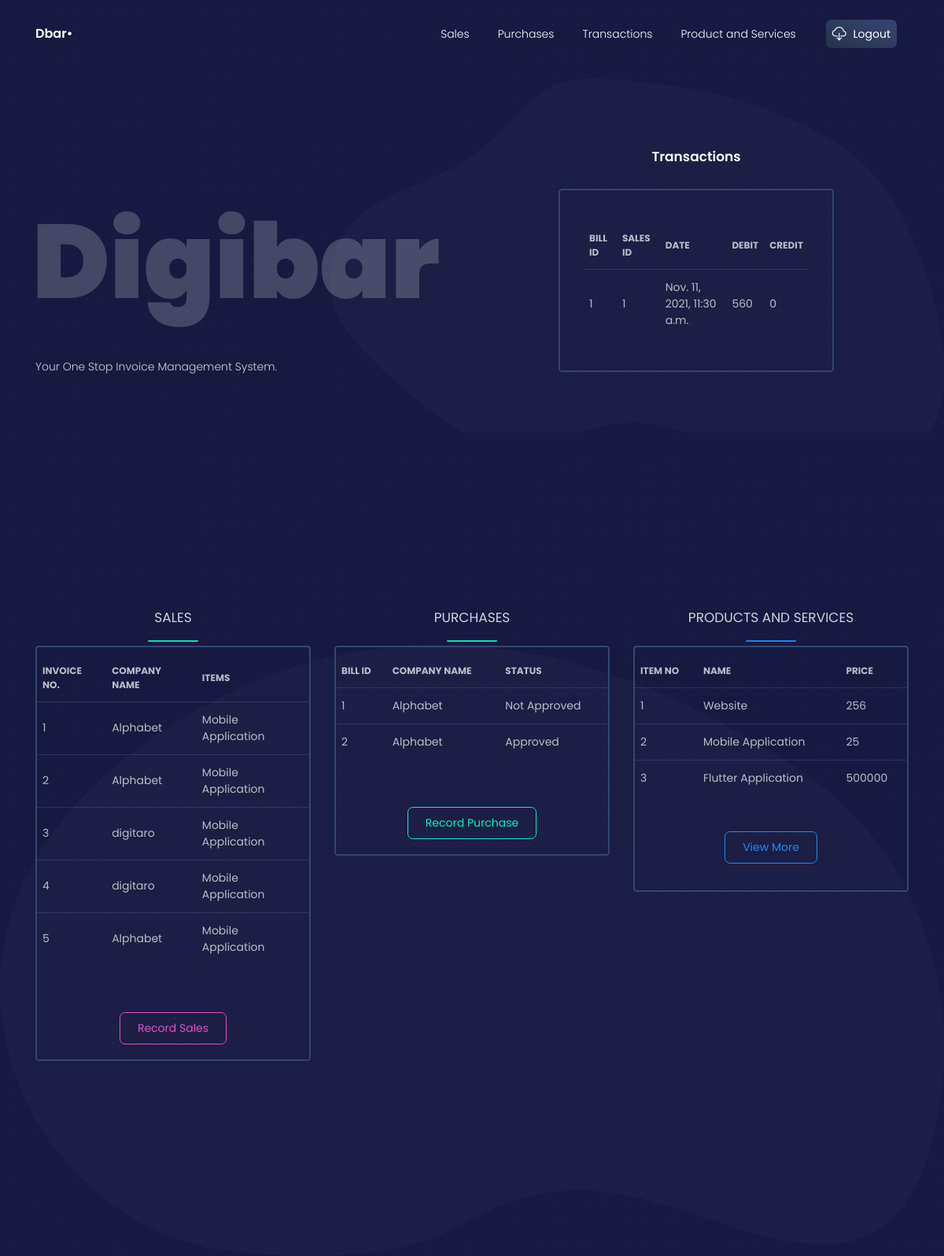
The app's page /dashboard (signed in), older data.
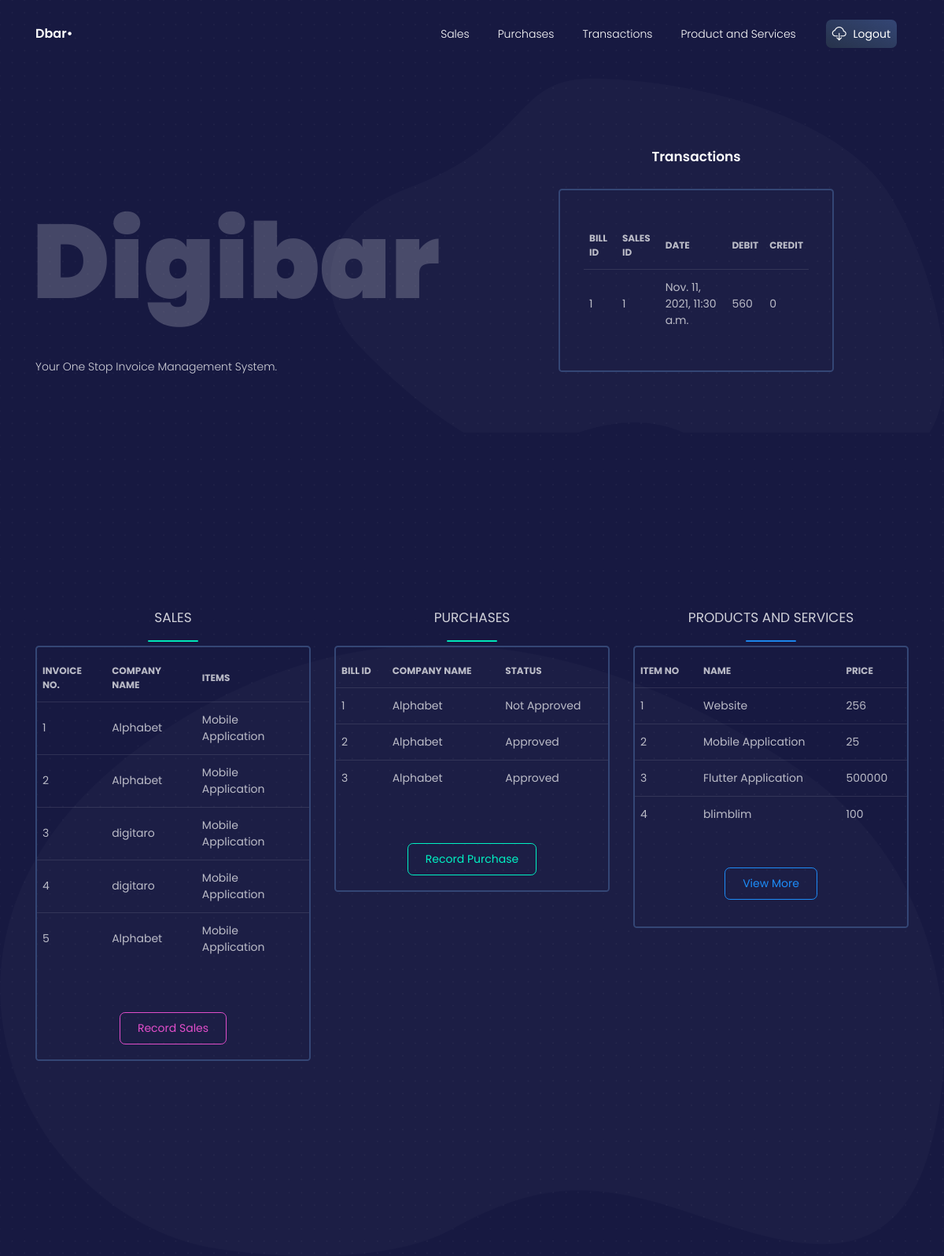
The same page, newer data.
### crm/models.py (models this page shows, shortened)
class Transaction(models.Model):
    transactionID = models.AutoField(primary_key=True)
    billID = models.ForeignKey(Purchases, on_delete=models.CASCADE)
    salesID = models.ForeignKey(Sales, on_delete=models.CASCADE)
    date = models.DateTimeField(auto_now=False, auto_now_add=False)
    debit = models.IntegerField()
    credit = models.IntegerField()

class Purchases(models.Model):
    billID = models.AutoField(primary_key=True)
    companyID = models.ForeignKey(Company, on_delete=models.CASCADE)
    businessID = models.ForeignKey(Business, on_delete=models.CASCADE)
    itemID = models.ForeignKey(ProductsAndServices, on_delete=models.CASCADE)
    STAT = (
        ('Approved', 'Approved'),
        ('Not Approved', 'Not Approved')
    )
    status = models.CharField(max_length=64, choices=STAT)
    def __str__(self):
        return str(self.billID)

class Sales(models.Model):
    salesID = models.AutoField(primary_key=True)
    companyID = models.ForeignKey(Company, on_delete=models.CASCADE)
    businessID = models.ForeignKey(Business, on_delete=models.CASCADE)
    itemID = models.ForeignKey(ProductsAndServices, on_delete=models.CASCADE)
    STAT = (
        ('A', 'Approved'),
        ('NA', 'NotApproved')
    )
    status = models.CharField(max_length=2, choices=STAT)
    def __str__(self):
        return str(self.salesID)

class Company(models.Model):
    companyID = models.AutoField(primary_key=True)
    companyName =models.CharField(max_length=64)
    companyEmail = models.EmailField(max_length=254)
    companyPhoneNumber = models.IntegerField()
    is_client = models.BooleanField(default=True)
    def __str__(self):
        return self.companyName

class ProductsAndServices(models.Model):
    itemID = models.AutoField(primary_key=True)
    psName = models.CharField(max_length=512)
    isProduct = models.BooleanField()
    itemDescription = models.CharField(max_length=500)
    rate = models.IntegerField()
    def __str__(self):
        return self.psName

### crm/views.py (the view)
# urls.py: path('dashboard', views.dashboard, name='dashboard'),
@login_required
def dashboard(request):
    sales_list = Sales.objects.order_by('salesID')[:5]
    Purchases_list = Purchases.objects.order_by('billID')[:5]
    PNS_list = ProductsAndServices.objects.order_by('itemID')[:5]
    Trans_list = Transaction.objects.order_by('transactionID')[:5]
    context_dict = {'Sales': sales_list,'Purchases': Purchases_list,'ProductandServices': PNS_list,'Transaction': Trans_list}
    return render(request, 'dashboard.html', context_dict)

### templates/dashboard.html (shortened to what this page needs)
{% load static %}
{% load static %}
{% load widget_tweaks %}
<!DOCTYPE html>
<html lang="en">
<head>
  <link href="https://use.fontawesome.com/releases/v5.0.6/css/all.css" rel="stylesheet">
    <link rel="stylesheet" href="https://maxcdn.bootstrapcdn.com/bootstrap/4.5.2/css/bootstrap.min.css">
  <link href="{% static './css/nucleo-icons.css' %}" rel="stylesheet" />
  <link href="{% static './css/blk-design-system.css' %}" rel="stylesheet" />
  <link href="{% static './demo/demo.css' %}" rel="stylesheet" />
</head>
<body class="profile-page">
  <nav class="navbar navbar-expand-lg fixed-top navbar-transparent " color-on-scroll="100">
    <div class="container">
      <div class="navbar-translate">
        <a class="navbar-brand" href="#" target="">
          <span>Dbar•</span>
        </a>
      </div>
      <div class="collapse navbar-collapse justify-content-end" id="navigation">
        <ul class="navbar-nav">
        <li class="nav-item">
            <a class="nav-link" href="{% url 'invoices' %}">Sales</a>
          </li>
          <li class="nav-item">
            <a class="nav-link" href="{% url 'purchases' %}">Purchases</a>
          </li>
          <li class="nav-item">
            <a class="nav-link" href="{% url 'transaction' %}">Transactions</a>
          </li>
          <li class="nav-item">
            <a class="nav-link" href="{% url 'productandservice' %}">Product and Services</a>
          </li>
          <li class="nav-item">
            <a class="nav-link btn btn-default d-none d-lg-block" href="{% url 'logout' %}">
              <i class="tim-icons icon-cloud-download-93"></i> Logout
            </a>
          </li>
        </ul>
      </div>
    </div>
  </nav>
  <div class="wrapper">
    <div class="page-header">
      <img src="../assets/img/dots.png" class="dots">
      <img src="../assets/img/path4.png" class="path">
      <div class="container align-items-center">
        <div class="row">
          <div class="col-lg-6 col-md-6">
            <h5 class="text-on-back">Digibar</h5>
            <br /><br />
            <p class="profile-description">Your One Stop Invoice Management System.</p>
          </div>
          <div class="col-lg-4 col-md-6 ml-auto mr-auto">
            <div class="card card-coin card-plain">
              <div class="card-header">
                <h4 class="title">Transactions</h4>
              </div>
              <div class="card-body">
                <div class="tab-content tab-subcategories">
                  <div class="tab-pane active" id="linka">
                    <div class="table-responsive">
                      <table class="table tablesorter " id="plain-table">
                        <thead class=" text-primary">
                          <tr>
                            <th class="header">
                              Bill ID
                            </th>
                            <th class="header">
                              Sales ID
                            </th>
                            <th class="header">
                              Date
                            </th>
                            <th class="header">
                              Debit
                            </th>
                            <th class="header">
                              Credit
                            </th>
                          </tr>
                        </thead>
                        <tbody>
                        {% if Transaction %}
                          {% for category in Transaction %}
                          <tr>
                            <td>
                              {{ category.billID }}
                            </td>
                            <td>
                              {{ category.salesID}}
                            </td>
                            <td>
                              {{ category.date }}
                            </td>
                            <td>
                              {{ category.debit }}
                            </td>
                            <td>
                              {{ category.credit }}
                            </td>
                          </tr>
                          {% endfor %}
                        {% else %}
                        <tr>
                            <strong>There are no categories present.</strong>
                        </tr>
                        {% endif %}
                        </tbody>
                      </table>
                    </div>
                  </div>
                </div>
              </div>
            </div>
          </div>
        </div>
      </div>
    </div>
    <section class="section section-lg section-coins">
      <img src="../assets/img/path3.png" class="path">
      <div class="container">
        <div class="row">
          <div class="col-md-4">
          </div>
        </div>
        <div class="row">
          <div class="col-md-4">
            <div class="card card-coin card-plain">
              <div class="card-header">
              </div>
              <div class="card-body">
              <div class="row">
                  <div class="col-md-12 text-center">
                    <h4 class="text-uppercase">Sales</h4>
                    <hr class="line-success">
                  </div>
                </div>
                <div class="row">
                    <div class="table-responsive justify-content-center">
                      <table class="table tablesorter " id="plain-table">
                        <thead class=" text-primary">
                          <tr>
                            <th class="header">
                              Invoice No.
                            </th>
                            <th class="header">
                              Company Name
                            </th>
                            <th class="header">
                              Items
                            </th>
                          </tr>
                        </thead>
                        <tbody>
                          {% if Sales %}
                          {% for category in Sales %}
                          <tr>
                            <td>
                              {{ category.salesID }}
                            </td>
                            <td>
                              {{ category.companyID }}
                            </td>
                            <td>
                              {{ category.itemID }}
                            </td>
                          </tr>
                          {% endfor %}
                        {% else %}
                        <tr>
                            <strong>There are no categories present.</strong>
                        </tr>
                        {% endif %}
                        </tbody>
                      </table>
                    </div>
                </div>
              </div>
              <div class="card-footer text-center">
                <button class="btn btn-primary btn-simple">Record Sales</button>
              </div>
            </div>
          </div>
          <div class="col-md-4">
            <div class="card card-coin card-plain">
              <div class="card-header">
              </div>
              <div class="card-body">
                <div class="row">
                  <div class="col-md-12 text-center">
                    <h4 class="text-uppercase">Purchases</h4>
                    <hr class="line-success">
                  </div>
                </div>
                <div class="row">
                  <div class="table-responsive justify-content-center">
                      <table class="table tablesorter " id="plain-table">
                        <thead class=" text-primary">
                          <tr>
                            <th class="header">
                              Bill ID
                            </th>
                            <th class="header">
                              Company Name
                            </th>
                            <th class="header">
                              Status
                            </th>
                          </tr>
                        </thead>
                        <tbody>
                          {% if Purchases %}
                          {% for category in Purchases %}
                          <tr>
                            <td>
                              {{ category.billID }}
                            </td>
                            <td>
                              {{ category.companyID }}
                            </td>
                            <td>
                              {{ category.status }}
                            </td>
                          </tr>
                          {% endfor %}
                        {% else %}
                        <tr>
                            <strong>There are no categories present.</strong>
                        </tr>
                        {% endif %}
                        </tbody>
                      </table>
                    </div>
                </div>
              </div>
              <div class="card-footer text-center">
                <button class="btn btn-success btn-simple">Record Purchase</button>
              </div>
            </div>
          </div>
          <div class="col-md-4">
            <div class="card card-coin card-plain">
              <div class="card-header">
              </div>
              <div class="card-body">
                <div class="row">
                  <div class="col-md-12 text-center">
                    <h4 class="text-uppercase">Products and Services</h4>
                    <hr class="line-info">
                  </div>
                </div>
                <div class="row">
                  <div class="table-responsive justify-content-center">
                      <table class="table tablesorter " id="plain-table">
                        <thead class=" text-primary">
                          <tr>
                            <th class="header">
                              Item no
                            </th>
                            <th class="header">
                              Name
                            </th>
                            <th class="header">
                              Price
                            </th>
                          </tr>
                        </thead>
                        <tbody>
                          {% if ProductandServices %}
                          {% for category in ProductandServices %}
                          <tr>
                            <td>
                              {{ category.itemID }}
                            </td>
                            <td>
                              {{ category.psName }}
                            </td>
                            <td>
                              {{ category.rate }}
                            </td>
                          </tr>
                          {% endfor %}
                        {% else %}
                        <tr>
                            <strong>There are no categories present.</strong>
                        </tr>
                        {% endif %}
                        </tbody>
                      </table>
                    </div>
              </div>
              <div class="card-footer text-center">
                <button class="btn btn-info btn-simple">View More </button>
              </div>
            </div>
          </div>
        </div>
      </div>
    </section>
  </div>
</body>
</html>

Row changes from the older to the newer data that the page shows:
added Purchases: billID "3", companyID "Alphabet", status "Approved"
added ProductsAndServices: itemID "4", psName "blimblim", rate "100"
